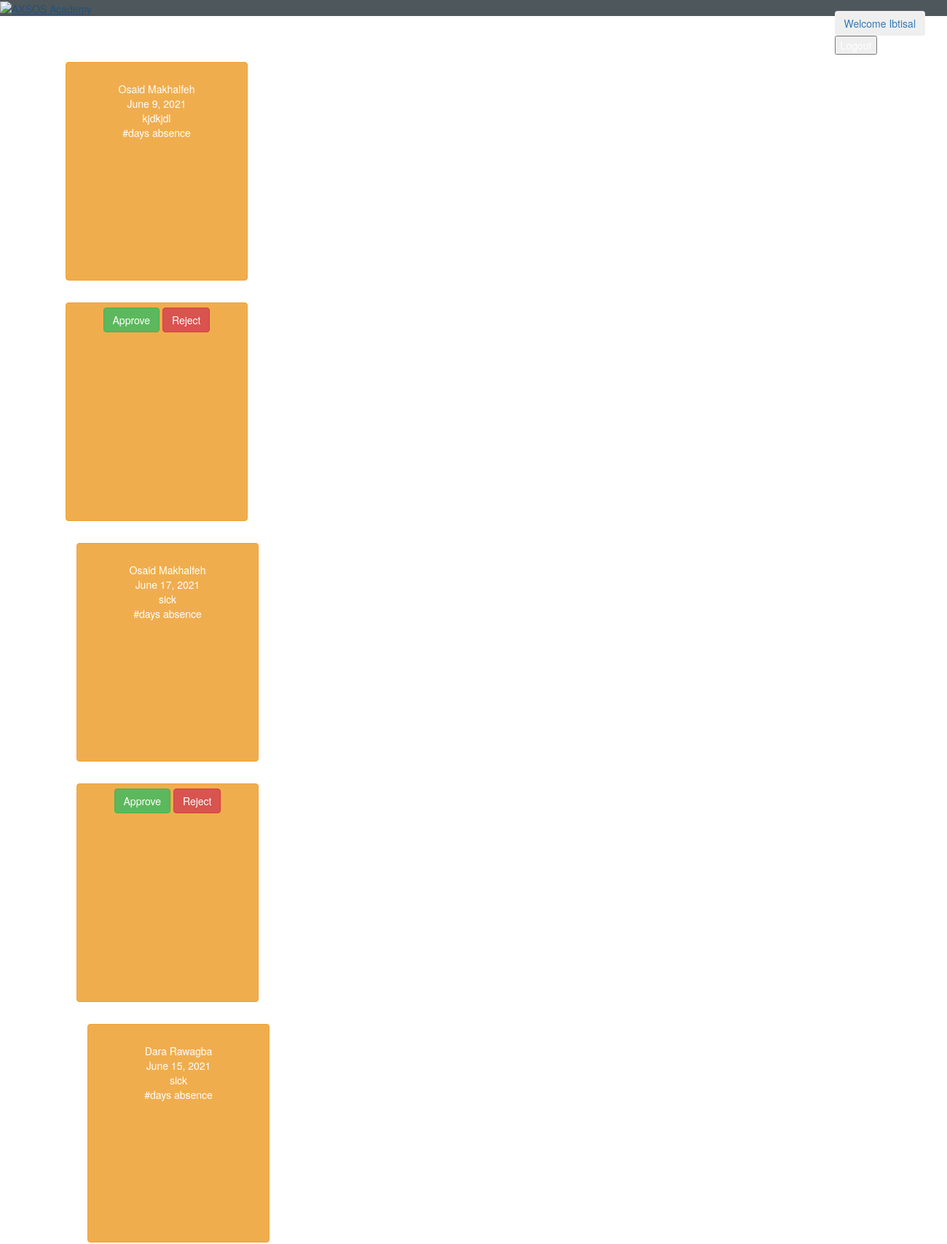
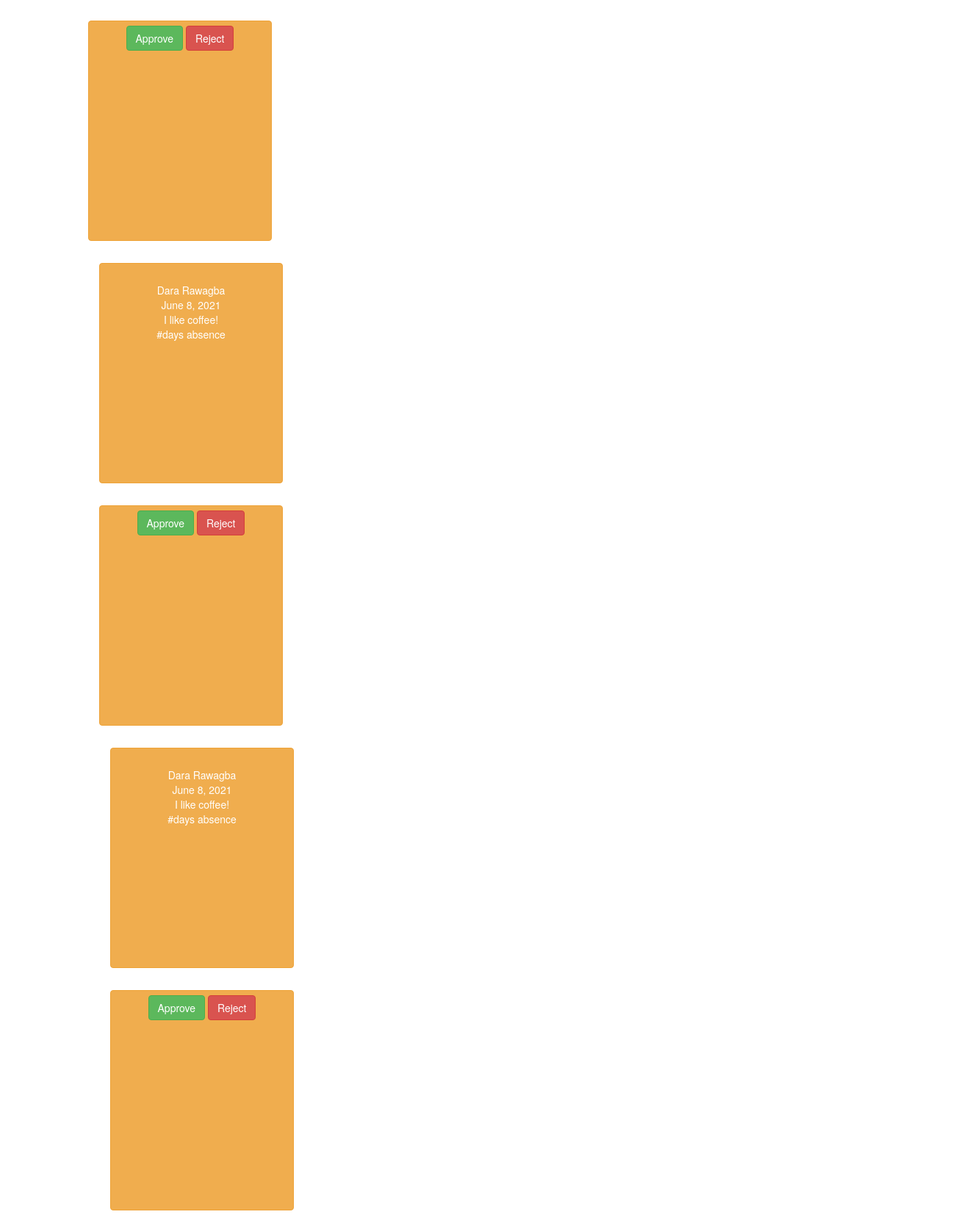
Page /tickets (upper part) on the committed database (2 pictures, top to bottom).
### registration/models.py (models this page shows, shortened)
class Request(models.Model):
    description=models.TextField(max_length=500)
    date=models.DateField()
    user_request = models.ForeignKey(User, related_name="request", on_delete = models.CASCADE)
    requeststatus_request = models.ForeignKey(RequestStatus, related_name="status_foreign", on_delete = models.CASCADE, null=True)
    created_at=models.DateField(auto_now_add=True)
    updated_at=models.DateField(auto_now=True)

class User(models.Model):
    first_name=models.CharField(max_length=255)
    last_name=models.CharField(max_length=255)
    phone_number=models.CharField(max_length=15)
    image=models.ImageField(upload_to="img/%y",null=True)
    email=models.EmailField(max_length=225)
    password=models.CharField(max_length=225)
    created_at=models.DateField(auto_now_add=True)
    updated_at=models.DateField(auto_now=True)

### registration/views.py (the view)
# urls.py: path('tickets',views.tickets),
def tickets(request):
    context={
        "requests":models.Request.objects.all()
    }
    return render(request,"tickets.html",context)

### registration/templates/tickets.html (shortened to what this page needs)
<!DOCTYPE html>
<html lang="en">
<head>
    <link rel="stylesheet" href="tickets.css">
    <link rel="stylesheet" href="https://maxcdn.bootstrapcdn.com/bootstrap/3.4.1/css/bootstrap.min.css">
</head>
<body  style="background-image: url(8.png); background-size: 100% 100%; background-repeat: no-repeat;">
        <div class="header">
    <a href="https://academy.axsos.ps/" class="custom-logo-link" rel="home" aria-current="page"><img width="200"
            height=""
            src="https://academy.axsos.ps/wp-content/uploads/2020/11/cropped-PM-Office-and-AXSOS-Academy-logo.png"
            class="custom-logo" alt="AXSOS Academy"
            srcset="https://academy.axsos.ps/wp-content/uploads/2020/11/cropped-PM-Office-and-AXSOS-Academy-logo.png 1x, https://academy.axsos.ps/wp-content/uploads/2020/11/PM-Office-and-AXSOS-Academy-logo.png 2x"></a>
        <div style="float: right;margin-right: 30px; margin-top: 15px; justify-content: space-between; ">
            <button type="button" class="btn btn-secondary"><a href="/instructor"> Welcome Ibtisal</a></button>
            <form action="/logout">
                <input type="submit" name="logout" value="Logout">
              </form>
        </div>
        </div>
        {% for i in requests %}
        <div class="container">
            <div class="row">
              <div class="col-lg-12">
                <p>
                  <a href="#" class="btn btn-sq-lg btn-warning" style="margin: 10px; ">
                      <br/>
                        {{i.user_request.first_name}} {{i.user_request.last_name}} <br>
                      {{i.date}} <br>
                      {{i.description}} <br>
                      #days absence
                      <br><br><br><br><br><br>
                      <form action="/respond" method="POST">
                      <button type="button" value="respond" name="approve" class="btn btn-success">Approve</button>
                      <button type="button" value="respond" name="reject" class="btn btn-danger">Reject</button>
                    </form>
                  </a>
                </p>
              </div>
          </div>
          {% endfor %}
      </div>
</body>
</html>

### registration/static/css/tickets.css (style rules this page uses)
.btn-sq-lg { width: 250px !important; height: 300px !important; }
.container { height: 1000px; }
.header { height: 30%; background-color: #4e575c; color: white; }

### rows in the picture
Request: user_request.first_name "Osaid", user_request.last_name "Makhalfeh", date "June 9, 2021", description "kjdkjdl"
Request: user_request.first_name "Osaid", user_request.last_name "Makhalfeh", date "June 17, 2021", description "sick"
Request: user_request.first_name "Dara", user_request.last_name "Rawagba", date "June 15, 2021", description "sick"
Request: user_request.first_name "Dara", user_request.last_name "Rawagba", date "June 8, 2021", description "I like coffee!"
Request: user_request.first_name "Dara", user_request.last_name "Rawagba", date "June 8, 2021", description "I like coffee!"
